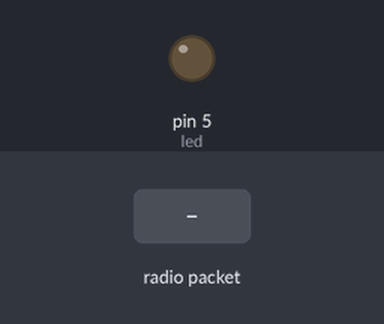
Recording of a sketch running on a simulated Arduino Uno, built with avr-gcc and run on an emulated ATmega328P. Shown: output pins drawn as LEDs (lit = HIGH). Inputs (shaded band) come from the test bench. No radio packets arrive unless stated.

Above: at 1.2 s.
1.3 s: radio packet "1" arrives
At 2.0 s:
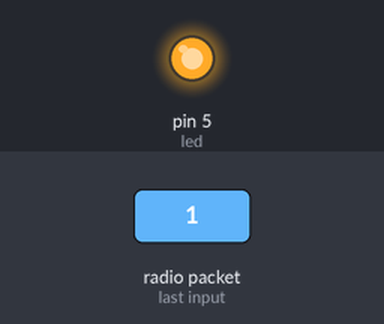
2.8 s: radio packet "0" arrives
At 3.2 s:
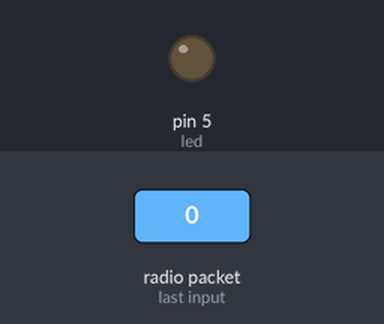
Timing chart, 0 to 5.8 s (numbered marks = the images above; inputs shaded):
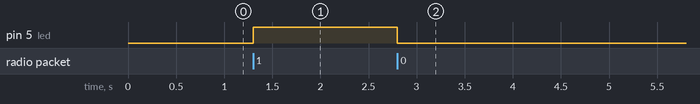

Measured:
- after the input at 1.3 s, pin 5 (led): LOW → HIGH at once
- after the input at 2.8 s, pin 5 (led): HIGH → LOW at once

The sketch:

RF_Receiver.ino
```cpp
#include <VirtualWire.h>
#define led 5

void setup() {
// put your setup code here, to run once:
pinMode(led, OUTPUT);
vw_set_rx_pin(12);
vw_setup(4000);
vw_rx_start();
}

void loop() {
// put your main code here, to run repeatedly:
uint8_t buf[VW_MAX_MESSAGE_LEN];
uint8_t buflen = VW_MAX_MESSAGE_LEN;
if(vw_get_message(buf, &buflen))
 {
  if(buf[0] == '1')
   {
    digitalWrite(led, HIGH);
   }
  else
   {
    digitalWrite(led, LOW);
   }
 }
}
```
